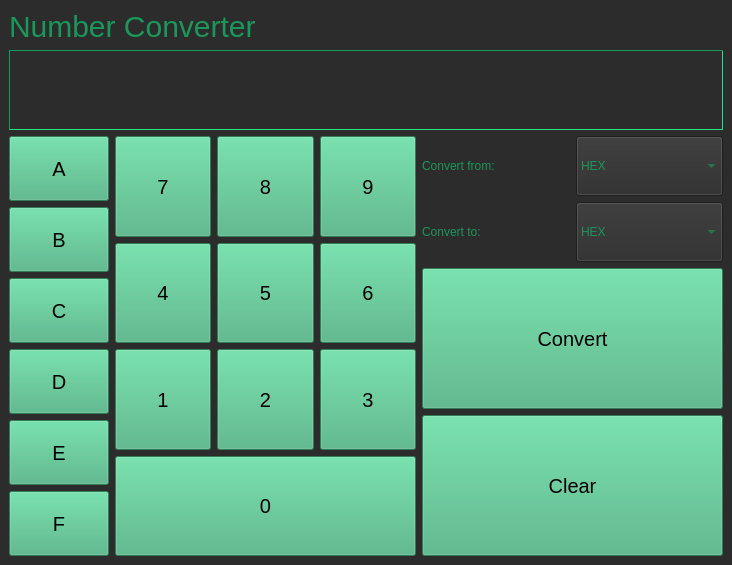
<?xml version="1.0" encoding="UTF-8"?>
<ui version="4.0">
 <class>MainWindow</class>
 <widget class="QMainWindow" name="MainWindow">
  <property name="geometry">
   <rect>
    <x>0</x>
    <y>0</y>
    <width>732</width>
    <height>565</height>
   </rect>
  </property>
  <property name="sizePolicy">
   <sizepolicy hsizetype="Preferred" vsizetype="Minimum">
    <horstretch>0</horstretch>
    <verstretch>0</verstretch>
   </sizepolicy>
  </property>
  <property name="maximumSize">
   <size>
    <width>16777215</width>
    <height>600</height>
   </size>
  </property>
  <property name="windowTitle">
   <string>MainWindow</string>
  </property>
  <property name="styleSheet">
   <string notr="true">background-color: rgb(44, 44, 44)</string>
  </property>
  <widget class="QWidget" name="centralwidget">
   <layout class="QGridLayout" name="gridLayout_2">
    <item row="0" column="0">
     <layout class="QVBoxLayout" name="verticalLayout_4">
      <item>
       <widget class="QLabel" name="label_2">
        <property name="sizePolicy">
         <sizepolicy hsizetype="Preferred" vsizetype="Maximum">
          <horstretch>0</horstretch>
          <verstretch>0</verstretch>
         </sizepolicy>
        </property>
        <property name="styleSheet">
         <string notr="true">color: rgb(26,151,91);
font-size: 30px;</string>
        </property>
        <property name="text">
         <string>Number Converter</string>
        </property>
       </widget>
      </item>
      <item>
       <layout class="QVBoxLayout" name="verticalLayout_3">
        <item>
         <widget class="QTextEdit" name="textEditDisplay">
          <property name="sizePolicy">
           <sizepolicy hsizetype="Minimum" vsizetype="Maximum">
            <horstretch>0</horstretch>
            <verstretch>0</verstretch>
           </sizepolicy>
          </property>
          <property name="maximumSize">
           <size>
            <width>16777215</width>
            <height>80</height>
           </size>
          </property>
          <property name="palette">
           <palette>
            <active>
             <colorrole role="WindowText">
              <brush brushstyle="SolidPattern">
               <color alpha="255">
                <red>255</red>
                <green>255</green>
                <blue>255</blue>
               </color>
              </brush>
             </colorrole>
             <colorrole role="Button">
              <brush brushstyle="SolidPattern">
               <color alpha="255">
                <red>44</red>
                <green>44</green>
                <blue>44</blue>
               </color>
              </brush>
             </colorrole>
             <colorrole role="Text">
              <brush brushstyle="SolidPattern">
               <color alpha="255">
                <red>255</red>
                <green>255</green>
                <blue>255</blue>
               </color>
              </brush>
             </colorrole>
             <colorrole role="ButtonText">
              <brush brushstyle="SolidPattern">
               <color alpha="255">
                <red>255</red>
                <green>255</green>
                <blue>255</blue>
               </color>
              </brush>
             </colorrole>
             <colorrole role="Base">
              <brush brushstyle="SolidPattern">
               <color alpha="255">
                <red>44</red>
                <green>44</green>
                <blue>44</blue>
               </color>
              </brush>
             </colorrole>
             <colorrole role="Window">
              <brush brushstyle="SolidPattern">
               <color alpha="255">
                <red>44</red>
                <green>44</green>
                <blue>44</blue>
               </color>
              </brush>
             </colorrole>
             <colorrole role="PlaceholderText">
              <brush brushstyle="SolidPattern">
               <color alpha="255">
                <red>255</red>
                <green>255</green>
                <blue>255</blue>
               </color>
              </brush>
             </colorrole>
            </active>
            <inactive>
             <colorrole role="WindowText">
              <brush brushstyle="SolidPattern">
               <color alpha="255">
                <red>255</red>
                <green>255</green>
                <blue>255</blue>
               </color>
              </brush>
             </colorrole>
             <colorrole role="Button">
              <brush brushstyle="SolidPattern">
               <color alpha="255">
                <red>44</red>
                <green>44</green>
                <blue>44</blue>
               </color>
              </brush>
             </colorrole>
             <colorrole role="Text">
              <brush brushstyle="SolidPattern">
               <color alpha="255">
                <red>255</red>
                <green>255</green>
                <blue>255</blue>
               </color>
              </brush>
             </colorrole>
             <colorrole role="ButtonText">
              <brush brushstyle="SolidPattern">
               <color alpha="255">
                <red>255</red>
                <green>255</green>
                <blue>255</blue>
               </color>
              </brush>
             </colorrole>
             <colorrole role="Base">
              <brush brushstyle="SolidPattern">
               <color alpha="255">
                <red>44</red>
                <green>44</green>
                <blue>44</blue>
               </color>
              </brush>
             </colorrole>
             <colorrole role="Window">
              <brush brushstyle="SolidPattern">
               <color alpha="255">
                <red>44</red>
                <green>44</green>
                <blue>44</blue>
               </color>
              </brush>
             </colorrole>
             <colorrole role="PlaceholderText">
              <brush brushstyle="SolidPattern">
               <color alpha="255">
                <red>255</red>
                <green>255</green>
                <blue>255</blue>
               </color>
              </brush>
             </colorrole>
            </inactive>
            <disabled>
             <colorrole role="WindowText">
              <brush brushstyle="SolidPattern">
               <color alpha="255">
                <red>255</red>
                <green>255</green>
                <blue>255</blue>
               </color>
              </brush>
             </colorrole>
             <colorrole role="Button">
              <brush brushstyle="SolidPattern">
               <color alpha="255">
                <red>44</red>
                <green>44</green>
                <blue>44</blue>
               </color>
              </brush>
             </colorrole>
             <colorrole role="Text">
              <brush brushstyle="SolidPattern">
               <color alpha="255">
                <red>255</red>
                <green>255</green>
                <blue>255</blue>
               </color>
              </brush>
             </colorrole>
             <colorrole role="ButtonText">
              <brush brushstyle="SolidPattern">
               <color alpha="255">
                <red>255</red>
                <green>255</green>
                <blue>255</blue>
               </color>
              </brush>
             </colorrole>
             <colorrole role="Base">
              <brush brushstyle="SolidPattern">
               <color alpha="255">
                <red>44</red>
                <green>44</green>
                <blue>44</blue>
               </color>
              </brush>
             </colorrole>
             <colorrole role="Window">
              <brush brushstyle="SolidPattern">
               <color alpha="255">
                <red>44</red>
                <green>44</green>
                <blue>44</blue>
               </color>
              </brush>
             </colorrole>
             <colorrole role="PlaceholderText">
              <brush brushstyle="SolidPattern">
               <color alpha="255">
                <red>255</red>
                <green>255</green>
                <blue>255</blue>
               </color>
              </brush>
             </colorrole>
            </disabled>
           </palette>
          </property>
          <property name="styleSheet">
           <string notr="true">font-size: 35px;
color:white;

border-color: rgb(26, 151, 91);
border-width : 1.2px;
border-style:inset;</string>
          </property>
          <property name="readOnly">
           <bool>true</bool>
          </property>
         </widget>
        </item>
        <item>
         <layout class="QHBoxLayout" name="horizontalLayout_3">
          <item>
           <layout class="QVBoxLayout" name="verticalLayout_5">
            <item>
             <widget class="QPushButton" name="numA_btn">
              <property name="sizePolicy">
               <sizepolicy hsizetype="Minimum" vsizetype="Minimum">
                <horstretch>0</horstretch>
                <verstretch>0</verstretch>
               </sizepolicy>
              </property>
              <property name="maximumSize">
               <size>
                <width>100</width>
                <height>16777215</height>
               </size>
              </property>
              <property name="styleSheet">
               <string notr="true">background-color:rgb(67, 175, 123);
font-size: 20px;</string>
              </property>
              <property name="text">
               <string>A</string>
              </property>
             </widget>
            </item>
            <item>
             <widget class="QPushButton" name="numB_btn">
              <property name="sizePolicy">
               <sizepolicy hsizetype="Minimum" vsizetype="Minimum">
                <horstretch>0</horstretch>
                <verstretch>0</verstretch>
               </sizepolicy>
              </property>
              <property name="maximumSize">
               <size>
                <width>100</width>
                <height>16777215</height>
               </size>
              </property>
              <property name="styleSheet">
               <string notr="true">background-color:rgb(67, 175, 123);
font-size: 20px;</string>
              </property>
              <property name="text">
               <string>B</string>
              </property>
             </widget>
            </item>
            <item>
             <widget class="QPushButton" name="numC_btn">
              <property name="sizePolicy">
               <sizepolicy hsizetype="Minimum" vsizetype="Minimum">
                <horstretch>0</horstretch>
                <verstretch>0</verstretch>
               </sizepolicy>
              </property>
              <property name="maximumSize">
               <size>
                <width>100</width>
                <height>16777215</height>
               </size>
              </property>
              <property name="styleSheet">
               <string notr="true">background-color:rgb(67, 175, 123);
font-size: 20px;</string>
              </property>
              <property name="text">
               <string>C</string>
              </property>
             </widget>
            </item>
            <item>
             <widget class="QPushButton" name="numD_btn">
              <property name="sizePolicy">
               <sizepolicy hsizetype="Minimum" vsizetype="Minimum">
                <horstretch>0</horstretch>
                <verstretch>0</verstretch>
               </sizepolicy>
              </property>
              <property name="maximumSize">
               <size>
                <width>100</width>
                <height>16777215</height>
               </size>
              </property>
              <property name="styleSheet">
               <string notr="true">background-color:rgb(67, 175, 123);
font-size: 20px;</string>
              </property>
              <property name="text">
               <string>D</string>
              </property>
             </widget>
            </item>
            <item>
             <widget class="QPushButton" name="numE_btn">
              <property name="sizePolicy">
               <sizepolicy hsizetype="Minimum" vsizetype="Minimum">
                <horstretch>0</horstretch>
                <verstretch>0</verstretch>
               </sizepolicy>
              </property>
              <property name="maximumSize">
               <size>
                <width>100</width>
                <height>16777215</height>
               </size>
              </property>
              <property name="styleSheet">
               <string notr="true">background-color:rgb(67, 175, 123);
font-size: 20px;</string>
              </property>
              <property name="text">
               <string>E</string>
              </property>
             </widget>
            </item>
            <item>
             <widget class="QPushButton" name="numF_btn">
              <property name="sizePolicy">
               <sizepolicy hsizetype="Minimum" vsizetype="Minimum">
                <horstretch>0</horstretch>
                <verstretch>0</verstretch>
               </sizepolicy>
              </property>
              <property name="maximumSize">
               <size>
                <width>100</width>
                <height>16777215</height>
               </size>
              </property>
              <property name="styleSheet">
               <string notr="true">background-color:rgb(67, 175, 123);
font-size: 20px;</string>
              </property>
              <property name="text">
               <string>F</string>
              </property>
             </widget>
            </item>
           </layout>
          </item>
          <item>
           <layout class="QGridLayout" name="gridLayout">
            <item row="1" column="3">
             <widget class="QPushButton" name="num6_btn">
              <property name="sizePolicy">
               <sizepolicy hsizetype="Minimum" vsizetype="Minimum">
                <horstretch>0</horstretch>
                <verstretch>0</verstretch>
               </sizepolicy>
              </property>
              <property name="styleSheet">
               <string notr="true">background-color:rgb(67, 175, 123);
font-size: 20px;</string>
              </property>
              <property name="text">
               <string>6</string>
              </property>
             </widget>
            </item>
            <item row="1" column="2">
             <widget class="QPushButton" name="num5_btn">
              <property name="sizePolicy">
               <sizepolicy hsizetype="Minimum" vsizetype="Minimum">
                <horstretch>0</horstretch>
                <verstretch>0</verstretch>
               </sizepolicy>
              </property>
              <property name="styleSheet">
               <string notr="true">background-color:rgb(67, 175, 123);
font-size: 20px;</string>
              </property>
              <property name="text">
               <string>5</string>
              </property>
             </widget>
            </item>
            <item row="2" column="1">
             <widget class="QPushButton" name="num1_btn">
              <property name="sizePolicy">
               <sizepolicy hsizetype="Minimum" vsizetype="Minimum">
                <horstretch>0</horstretch>
                <verstretch>0</verstretch>
               </sizepolicy>
              </property>
              <property name="styleSheet">
               <string notr="true">background-color:rgb(67, 175, 123);
font-size: 20px;</string>
              </property>
              <property name="text">
               <string>1</string>
              </property>
             </widget>
            </item>
            <item row="2" column="3">
             <widget class="QPushButton" name="num3_btn">
              <property name="sizePolicy">
               <sizepolicy hsizetype="Minimum" vsizetype="Minimum">
                <horstretch>0</horstretch>
                <verstretch>0</verstretch>
               </sizepolicy>
              </property>
              <property name="styleSheet">
               <string notr="true">background-color:rgb(67, 175, 123);
font-size: 20px;</string>
              </property>
              <property name="text">
               <string>3</string>
              </property>
             </widget>
            </item>
            <item row="2" column="2">
             <widget class="QPushButton" name="num2_btn">
              <property name="sizePolicy">
               <sizepolicy hsizetype="Minimum" vsizetype="Minimum">
                <horstretch>0</horstretch>
                <verstretch>0</verstretch>
               </sizepolicy>
              </property>
              <property name="styleSheet">
               <string notr="true">background-color:rgb(67, 175, 123);
font-size: 20px;</string>
              </property>
              <property name="text">
               <string>2</string>
              </property>
             </widget>
            </item>
            <item row="0" column="3">
             <widget class="QPushButton" name="num9_btn">
              <property name="sizePolicy">
               <sizepolicy hsizetype="Minimum" vsizetype="Minimum">
                <horstretch>0</horstretch>
                <verstretch>0</verstretch>
               </sizepolicy>
              </property>
              <property name="styleSheet">
               <string notr="true">background-color:rgb(67, 175, 123);
font-size: 20px;</string>
              </property>
              <property name="text">
               <string>9</string>
              </property>
             </widget>
            </item>
            <item row="0" column="2">
             <widget class="QPushButton" name="num8_btn">
              <property name="sizePolicy">
               <sizepolicy hsizetype="Minimum" vsizetype="Minimum">
                <horstretch>0</horstretch>
                <verstretch>0</verstretch>
               </sizepolicy>
              </property>
              <property name="styleSheet">
               <string notr="true">background-color:rgb(67, 175, 123);
font-size: 20px;</string>
              </property>
              <property name="text">
               <string>8</string>
              </property>
             </widget>
            </item>
            <item row="1" column="1">
             <widget class="QPushButton" name="num4_btn">
              <property name="sizePolicy">
               <sizepolicy hsizetype="Minimum" vsizetype="Minimum">
                <horstretch>0</horstretch>
                <verstretch>0</verstretch>
               </sizepolicy>
              </property>
              <property name="styleSheet">
               <string notr="true">background-color:rgb(67, 175, 123);
font-size: 20px;</string>
              </property>
              <property name="text">
               <string>4</string>
              </property>
             </widget>
            </item>
            <item row="0" column="1">
             <widget class="QPushButton" name="num7_btn">
              <property name="sizePolicy">
               <sizepolicy hsizetype="Minimum" vsizetype="Minimum">
                <horstretch>0</horstretch>
                <verstretch>0</verstretch>
               </sizepolicy>
              </property>
              <property name="styleSheet">
               <string notr="true">background-color:rgb(67, 175, 123);
font-size: 20px;</string>
              </property>
              <property name="text">
               <string>7</string>
              </property>
             </widget>
            </item>
            <item row="3" column="1" colspan="3">
             <widget class="QPushButton" name="num0_btn">
              <property name="sizePolicy">
               <sizepolicy hsizetype="Minimum" vsizetype="Minimum">
                <horstretch>0</horstretch>
                <verstretch>0</verstretch>
               </sizepolicy>
              </property>
              <property name="maximumSize">
               <size>
                <width>16777215</width>
                <height>100</height>
               </size>
              </property>
              <property name="styleSheet">
               <string notr="true">background-color:rgb(67, 175, 123);
font-size: 20px;</string>
              </property>
              <property name="text">
               <string>0</string>
              </property>
             </widget>
            </item>
           </layout>
          </item>
          <item>
           <layout class="QVBoxLayout" name="verticalLayout_2">
            <item>
             <layout class="QHBoxLayout" name="horizontalLayout_2">
              <item>
               <widget class="QLabel" name="labelConverFrom">
                <property name="sizePolicy">
                 <sizepolicy hsizetype="Minimum" vsizetype="Minimum">
                  <horstretch>0</horstretch>
                  <verstretch>0</verstretch>
                 </sizepolicy>
                </property>
                <property name="maximumSize">
                 <size>
                  <width>16777215</width>
                  <height>60</height>
                 </size>
                </property>
                <property name="styleSheet">
                 <string notr="true">color: rgb(26,151,91)</string>
                </property>
                <property name="text">
                 <string>Convert from: </string>
                </property>
               </widget>
              </item>
              <item>
               <widget class="QComboBox" name="convertFromGroupBox">
                <property name="sizePolicy">
                 <sizepolicy hsizetype="Preferred" vsizetype="Minimum">
                  <horstretch>0</horstretch>
                  <verstretch>0</verstretch>
                 </sizepolicy>
                </property>
                <property name="maximumSize">
                 <size>
                  <width>16777215</width>
                  <height>60</height>
                 </size>
                </property>
                <property name="styleSheet">
                 <string notr="true">color: rgb(26,151,91);
</string>
                </property>
                <item>
                 <property name="text">
                  <string>HEX</string>
                 </property>
                </item>
                <item>
                 <property name="text">
                  <string>DEC</string>
                 </property>
                </item>
                <item>
                 <property name="text">
                  <string>OCT</string>
                 </property>
                </item>
                <item>
                 <property name="text">
                  <string>BIN</string>
                 </property>
                </item>
               </widget>
              </item>
             </layout>
            </item>
            <item>
             <layout class="QHBoxLayout" name="horizontalLayout_4">
              <item>
               <widget class="QLabel" name="labelConvertTo">
                <property name="sizePolicy">
                 <sizepolicy hsizetype="Minimum" vsizetype="Minimum">
                  <horstretch>0</horstretch>
                  <verstretch>0</verstretch>
                 </sizepolicy>
                </property>
                <property name="maximumSize">
                 <size>
                  <width>16777215</width>
                  <height>60</height>
                 </size>
                </property>
                <property name="styleSheet">
                 <string notr="true">color: rgb(26,151,91)</string>
                </property>
                <property name="text">
                 <string>Convert to: </string>
                </property>
               </widget>
              </item>
              <item>
               <widget class="QComboBox" name="convertToGroupBox">
                <property name="sizePolicy">
                 <sizepolicy hsizetype="Minimum" vsizetype="Minimum">
                  <horstretch>0</horstretch>
                  <verstretch>0</verstretch>
                 </sizepolicy>
                </property>
                <property name="maximumSize">
                 <size>
                  <width>16777215</width>
                  <height>60</height>
                 </size>
                </property>
                <property name="styleSheet">
                 <string notr="true">color: rgb(26,151,91)</string>
                </property>
                <item>
                 <property name="text">
                  <string>HEX</string>
                 </property>
                </item>
                <item>
                 <property name="text">
                  <string>DEC</string>
                 </property>
                </item>
                <item>
                 <property name="text">
                  <string>OCT</string>
                 </property>
                </item>
                <item>
                 <property name="text">
                  <string>BIN</string>
                 </property>
                </item>
               </widget>
              </item>
             </layout>
            </item>
            <item>
             <widget class="QPushButton" name="convert_btn">
              <property name="sizePolicy">
               <sizepolicy hsizetype="Minimum" vsizetype="Preferred">
                <horstretch>0</horstretch>
                <verstretch>0</verstretch>
               </sizepolicy>
              </property>
              <property name="styleSheet">
               <string notr="true">background-color:rgb(67, 175, 123);
font-size: 20px;</string>
              </property>
              <property name="text">
               <string>Convert</string>
              </property>
             </widget>
            </item>
            <item>
             <widget class="QPushButton" name="pushButton">
              <property name="sizePolicy">
               <sizepolicy hsizetype="Minimum" vsizetype="Minimum">
                <horstretch>0</horstretch>
                <verstretch>0</verstretch>
               </sizepolicy>
              </property>
              <property name="styleSheet">
               <string notr="true">background-color:rgb(67, 175, 123);
font-size: 20px;</string>
              </property>
              <property name="text">
               <string>Clear</string>
              </property>
             </widget>
            </item>
           </layout>
          </item>
         </layout>
        </item>
       </layout>
      </item>
     </layout>
    </item>
   </layout>
  </widget>
 </widget>
 <resources/>
 <connections/>
</ui>
